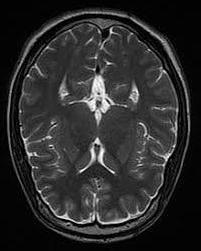
#> input picture Brain_tumor_detection/archive/datasets/no/no1010.jpg, 201 x 251 px, given in place of nono1010.jpg, which was not available
$ python mainTrain.py
#> lines starting #> are read from the running program, lines starting #| are printed output that depends on the picture
import cv2
import os

from PIL import Image

import numpy as np

from sklearn.model_selection import train_test_split

image_directory = 'archive/datasets/'

no_tumor_images = os.listdir(image_directory+'no/')
yes_tumor_images = os.listdir(image_directory+'yes/')

# [5 lines of commented-out code are left out]


dataset = []
label = []

for i,image_name in enumerate(no_tumor_images):
    if(image_name.split('.')[1]=='jpg'):
        image=cv2.imread(image_directory+'/no'+image_name)
#> image is the input picture: shape (251, 201, 3); min 0, max 255, mean 44
        image = Image.fromarray(image,'RGB')
        image = image.resize((64,64))
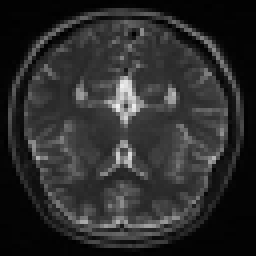
#> image: PIL image 64x64 RGB (shown 4 times larger); min 0, max 241, mean 44
        dataset.append(np.array(image))
        label.append(0)
#> pass 2 of the loop `for i,image_name in enumerate(no_tumor_images):`:
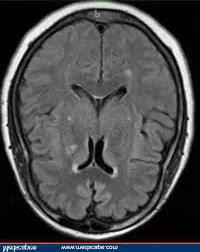
#> input picture Brain_tumor_detection/archive/datasets/no/no1012.jpg, 200 x 252 px, given in place of nono1012.jpg, which was not available
#> image is the input picture: shape (252, 200, 3); mean B, G, R 76.5, 75.3, 74.8
#> `image = image.resize((64,64))`:
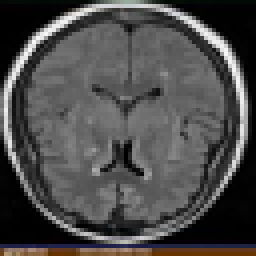
#> image: PIL image 64x64 RGB (shown 4 times larger); mean R, G, B 76.6, 75.4, 74.9


for i,image_name in enumerate(yes_tumor_images):
    if(image_name.split('.')[1]=='jpg'):
        image=cv2.imread(image_directory+'yes/'+image_name)
        image = Image.fromarray(image,'RGB')
        image = image.resize((64,64))
        dataset.append(np.array(image))
        label.append(1)


#print(dataset)
#print(label)

dataset  = np.array(dataset)
label = np.array(label)
